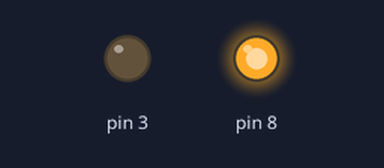
Bench run of a sketch on a simulated Arduino Uno, built with avr-gcc and run on an emulated ATmega328P. On the bench: output pins drawn as LEDs (lit = HIGH).

Above: at 1.5 s.
At 7.5 s:
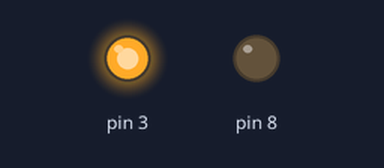
At 10.5 s:
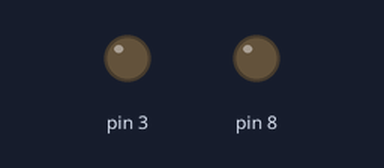
Timing chart, 0 to 15.6 s (numbered marks = the images above):
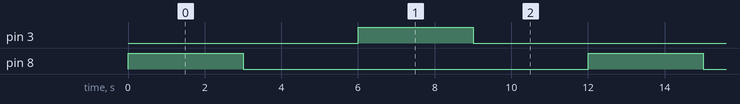

Measured:
- by itself, pin 3, pin 8: alternates HIGH for 3.0 s and LOW for 9.0 s
- by itself, everything shown: repeats every 12.0 s, in 4 steps

The sketch:

dc_motor1.ino
```cpp
void setup()
{
  pinMode(8, OUTPUT);
  pinMode(3, OUTPUT);
}

void loop()
{
  //clockwise
  digitalWrite(8, HIGH);
  digitalWrite(3, LOW);
  delay(3000);
  //rest
  digitalWrite(8, LOW);
  digitalWrite(3, LOW);
  delay(3000);
  //anti-clockwise
  digitalWrite(3, HIGH);
  digitalWrite(8, LOW);
  delay(3000);
  //rest
  digitalWrite(8, LOW);
  digitalWrite(3, LOW);
  delay(3000);

}
```
